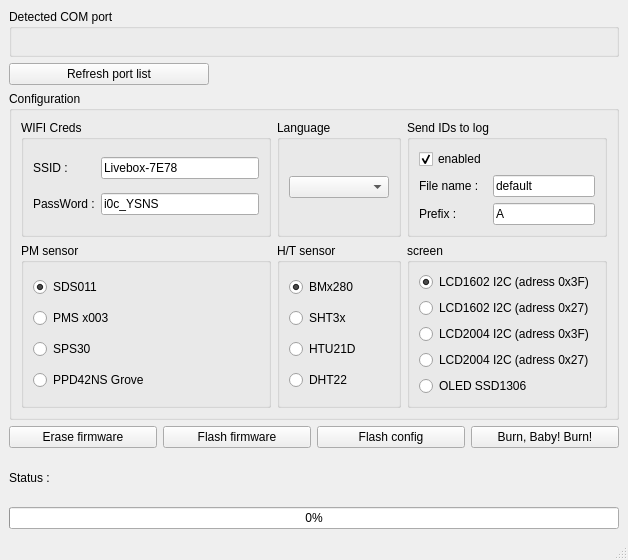
<?xml version="1.0" encoding="UTF-8"?>
<ui version="4.0">
 <class>main_window</class>
 <widget class="QMainWindow" name="main_window">
  <property name="geometry">
   <rect>
    <x>0</x>
    <y>0</y>
    <width>628</width>
    <height>560</height>
   </rect>
  </property>
  <property name="windowTitle">
   <string>main_window</string>
  </property>
  <widget class="QWidget" name="centralwidget">
   <layout class="QVBoxLayout" name="verticalLayout">
    <item>
     <widget class="QGroupBox" name="COM_Ports">
      <property name="title">
       <string>Detected COM port</string>
      </property>
      <layout class="QGridLayout" name="gridLayout"/>
     </widget>
    </item>
    <item>
     <widget class="QPushButton" name="Refresh_button">
      <property name="maximumSize">
       <size>
        <width>200</width>
        <height>16777215</height>
       </size>
      </property>
      <property name="text">
       <string>Refresh port list</string>
      </property>
     </widget>
    </item>
    <item>
     <widget class="QGroupBox" name="config">
      <property name="title">
       <string>Configuration</string>
      </property>
      <layout class="QGridLayout" name="gridLayout_3">
       <item row="1" column="2">
        <widget class="QGroupBox" name="groupBox_4">
         <property name="title">
          <string>H/T sensor</string>
         </property>
         <layout class="QVBoxLayout" name="verticalLayout_3">
          <item>
           <widget class="QRadioButton" name="BMx280">
            <property name="text">
             <string>BMx280</string>
            </property>
            <property name="checked">
             <bool>true</bool>
            </property>
           </widget>
          </item>
          <item>
           <widget class="QRadioButton" name="SHT3x">
            <property name="text">
             <string>SHT3x</string>
            </property>
           </widget>
          </item>
          <item>
           <widget class="QRadioButton" name="HTU21D">
            <property name="text">
             <string>HTU21D</string>
            </property>
           </widget>
          </item>
          <item>
           <widget class="QRadioButton" name="DHT22">
            <property name="text">
             <string>DHT22</string>
            </property>
           </widget>
          </item>
         </layout>
        </widget>
       </item>
       <item row="0" column="0">
        <widget class="QGroupBox" name="WIFI_creds">
         <property name="maximumSize">
          <size>
           <width>250</width>
           <height>16777215</height>
          </size>
         </property>
         <property name="title">
          <string>WIFI Creds</string>
         </property>
         <layout class="QGridLayout" name="gridLayout_4">
          <item row="0" column="2">
           <widget class="QLineEdit" name="SSID_edit">
            <property name="maximumSize">
             <size>
              <width>180</width>
              <height>16777215</height>
             </size>
            </property>
            <property name="text">
             <string>Livebox-7E78</string>
            </property>
           </widget>
          </item>
          <item row="0" column="0">
           <widget class="QLabel" name="SSID">
            <property name="text">
             <string>SSID :</string>
            </property>
           </widget>
          </item>
          <item row="1" column="0">
           <widget class="QLabel" name="Pass">
            <property name="text">
             <string>PassWord :</string>
            </property>
           </widget>
          </item>
          <item row="1" column="2">
           <widget class="QLineEdit" name="Pass_edit">
            <property name="maximumSize">
             <size>
              <width>180</width>
              <height>16777215</height>
             </size>
            </property>
            <property name="text">
             <string>i0c_YSNS</string>
            </property>
           </widget>
          </item>
         </layout>
        </widget>
       </item>
       <item row="1" column="0">
        <widget class="QGroupBox" name="groupBox_3">
         <property name="title">
          <string>PM sensor</string>
         </property>
         <layout class="QGridLayout" name="gridLayout_2">
          <item row="1" column="0">
           <widget class="QRadioButton" name="PMS">
            <property name="text">
             <string>PMS x003</string>
            </property>
           </widget>
          </item>
          <item row="0" column="0">
           <widget class="QRadioButton" name="SDS011">
            <property name="text">
             <string>SDS011</string>
            </property>
            <property name="checked">
             <bool>true</bool>
            </property>
           </widget>
          </item>
          <item row="3" column="0">
           <widget class="QRadioButton" name="PPD">
            <property name="text">
             <string>PPD42NS Grove</string>
            </property>
           </widget>
          </item>
          <item row="2" column="0">
           <widget class="QRadioButton" name="SPS30">
            <property name="text">
             <string>SPS30</string>
            </property>
           </widget>
          </item>
         </layout>
        </widget>
       </item>
       <item row="1" column="3">
        <widget class="QGroupBox" name="groupBox_5">
         <property name="title">
          <string>screen</string>
         </property>
         <layout class="QVBoxLayout" name="verticalLayout_4">
          <item>
           <widget class="QRadioButton" name="LCD1602_3F">
            <property name="text">
             <string>LCD1602 I2C (adress 0x3F)</string>
            </property>
            <property name="checked">
             <bool>true</bool>
            </property>
           </widget>
          </item>
          <item>
           <widget class="QRadioButton" name="LCD1602_27">
            <property name="text">
             <string>LCD1602 I2C (adress 0x27)</string>
            </property>
           </widget>
          </item>
          <item>
           <widget class="QRadioButton" name="LCD2004_3F">
            <property name="text">
             <string>LCD2004 I2C (adress 0x3F)</string>
            </property>
           </widget>
          </item>
          <item>
           <widget class="QRadioButton" name="LCD2004_27">
            <property name="text">
             <string>LCD2004 I2C (adress 0x27)</string>
            </property>
           </widget>
          </item>
          <item>
           <widget class="QRadioButton" name="SSD1306">
            <property name="text">
             <string>OLED SSD1306</string>
            </property>
           </widget>
          </item>
         </layout>
        </widget>
       </item>
       <item row="0" column="3">
        <widget class="QGroupBox" name="Send2log">
         <property name="maximumSize">
          <size>
           <width>200</width>
           <height>16777215</height>
          </size>
         </property>
         <property name="title">
          <string>Send IDs to log</string>
         </property>
         <layout class="QGridLayout" name="gridLayout_6">
          <item row="3" column="0">
           <widget class="QLabel" name="label_2">
            <property name="maximumSize">
             <size>
              <width>100</width>
              <height>16777215</height>
             </size>
            </property>
            <property name="text">
             <string>Prefix :</string>
            </property>
           </widget>
          </item>
          <item row="3" column="1">
           <widget class="QLineEdit" name="ID_prefix">
            <property name="maximumSize">
             <size>
              <width>200</width>
              <height>16777215</height>
             </size>
            </property>
            <property name="text">
             <string>A</string>
            </property>
           </widget>
          </item>
          <item row="1" column="0">
           <widget class="QCheckBox" name="ID_enabled">
            <property name="text">
             <string>enabled</string>
            </property>
            <property name="checked">
             <bool>true</bool>
            </property>
           </widget>
          </item>
          <item row="2" column="0">
           <widget class="QLabel" name="label_3">
            <property name="text">
             <string>File name :</string>
            </property>
           </widget>
          </item>
          <item row="2" column="1">
           <widget class="QLineEdit" name="ID_file">
            <property name="text">
             <string>default</string>
            </property>
           </widget>
          </item>
         </layout>
        </widget>
       </item>
       <item row="0" column="2">
        <widget class="QGroupBox" name="language">
         <property name="title">
          <string>Language</string>
         </property>
         <layout class="QVBoxLayout" name="verticalLayout_5">
          <item>
           <widget class="QComboBox" name="choose_language"/>
          </item>
         </layout>
        </widget>
       </item>
      </layout>
     </widget>
    </item>
    <item>
     <layout class="QHBoxLayout" name="horizontalLayout">
      <item>
       <widget class="QPushButton" name="Erase_button">
        <property name="text">
         <string>Erase firmware</string>
        </property>
       </widget>
      </item>
      <item>
       <widget class="QPushButton" name="Flash_button">
        <property name="text">
         <string>Flash firmware</string>
        </property>
       </widget>
      </item>
      <item>
       <widget class="QPushButton" name="Conf_button">
        <property name="text">
         <string>Flash config</string>
        </property>
       </widget>
      </item>
      <item>
       <widget class="QPushButton" name="Whole_button">
        <property name="text">
         <string>Burn, Baby! Burn!</string>
        </property>
       </widget>
      </item>
     </layout>
    </item>
    <item>
     <layout class="QHBoxLayout" name="Status">
      <item>
       <widget class="QLabel" name="label">
        <property name="maximumSize">
         <size>
          <width>60</width>
          <height>16777215</height>
         </size>
        </property>
        <property name="text">
         <string>Status :</string>
        </property>
       </widget>
      </item>
      <item>
       <widget class="QLabel" name="status_update">
        <property name="text">
         <string/>
        </property>
       </widget>
      </item>
     </layout>
    </item>
    <item>
     <widget class="QProgressBar" name="progress">
      <property name="value">
       <number>0</number>
      </property>
     </widget>
    </item>
   </layout>
  </widget>
  <widget class="QMenuBar" name="menubar">
   <property name="geometry">
    <rect>
     <x>0</x>
     <y>0</y>
     <width>628</width>
     <height>21</height>
    </rect>
   </property>
  </widget>
  <widget class="QStatusBar" name="statusbar"/>
 </widget>
 <resources/>
 <connections/>
</ui>
